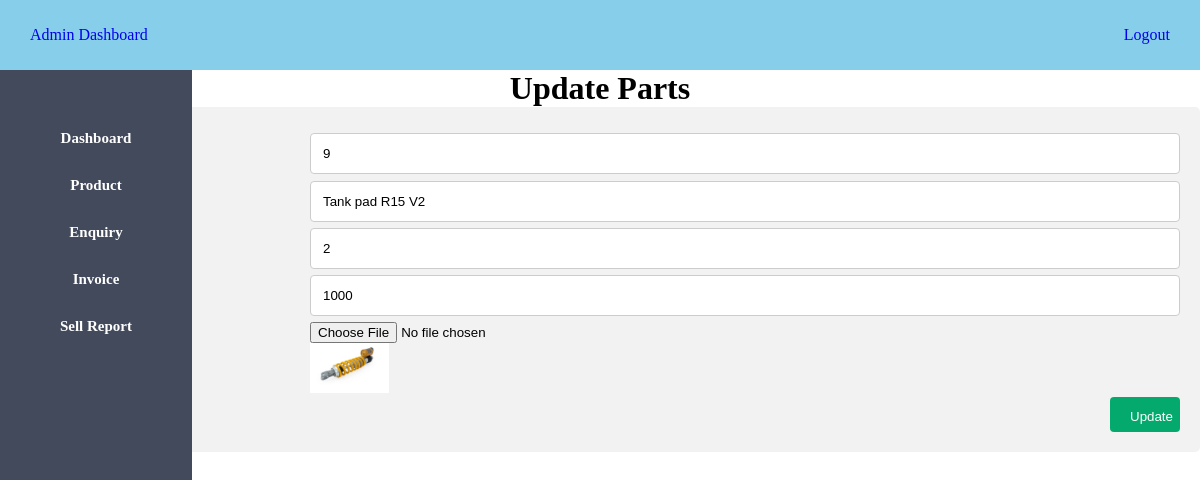
/auth/updateproduct.php?id=9, run on the app's committed database.
### tables this page shows
CREATE TABLE `product` (
  `id` int(11) NOT NULL,
  `p_name` varchar(100) NOT NULL,
  `qty` int(100) NOT NULL,
  `product_price` int(11) NOT NULL,
  `Pimage` varchar(200) NOT NULL,
  `added_on` date NOT NULL
);

### auth/updateproduct.php (the view, shortened to what this page needs)
<?php
require "../connection/connection.php";
$pid = $_GET['id'];
$query = "SELECT * FROM product WHERE id = '$pid'";
$result=mysqli_query($con,$query);
$row=mysqli_fetch_assoc($result);
?>
<!DOCTYPE html>
<html lang="en">
<head>
    <link rel="stylesheet" type="text/css" href="../admin/admin.css">
</head>
<body>
    <header class="header">
        <a href="../admin/admindashboard.php"> Admin Dashboard </a>
        <div class="logout">
            <a href="../admin/adminlogin.php" onclick = 'return Logout()'>Logout</a>
        </div>
    </header>
    <aside>
        <ul>
            <li>
                <a href="../admin/admindashboard.php">Dashboard</a>
            </li>
            <li>
                <a href="../admin/adminproduct.php">Product</a>
            </li>
            <li>
                <a href="../admin/adminenquiry.php">Enquiry</a>
            </li>
            <li>
                <a href="../admin/invoice.php">Invoice</a>
            </li>
            <li>
                <a href="../admin/adminreport.php">Sell Report</a>
            </li>
        </ul>
    </aside>
    <div class="content1">
    <h1> Update Parts </h1>
    </div>
    <div class="container">
  <form action="../auth/updateproduct1.php" method="POST" enctype="multipart/form-data">
    <div class="row">
      <div class="col-25">
        <label for="id">ID</label>
      </div>
      <div class="col-75">
        <input type="text" value="<?php echo $row['id']?>" name="id" placeholder="Enter ID">
      </div>
    </div>
    <div class="row">
      <div class="col-75">
        <input type="text" value="<?php echo $row['p_name']?>" name="p_name" placeholder="Enter Parts Name">
      </div>
    </div>
    <div class="row">
      <div class="col-75">
        <input type="text" value="<?php echo $row['qty']?>" name="qty" placeholder="Enter Parts Quantity">
      </div>
    </div>
    <div class="row">
      <div class="col-75">
        <input type="text" value="<?php echo $row['product_price']?>" name="product_price" placeholder="Enter Price">
      </div>
    </div>
    <div class="row">
      <div class="col-75">
        <input type="file" name="Pimage" class="form-control"><br>
        <img src="<?php echo $row['Pimage']?>" alt="" style="height: 50px;">
      </div>
    </div>
    <div class="row">
      <button type="submit" value="Update" name="update">Update</button>
    </div>
  </form>
</div>
</body>
</html>

### admin/admin.css (style rules this page uses)
* { margin: 0px; padding: 0px; }
.header { background-color: skyblue; line-height: 70px; padding-left: 30px; }
a,a:hover { text-decoration: none; }
.logout { float: right; padding-right: 30px; }
ul { background-color: #424a5b; width: 16%; height: 100%; position: fixed; padding-top: 5%; text-align: center; }
ul li { list-style: none; padding-bottom: 30px; font-size: 15px; }
ul li a { color: white; font-weight: bold; }
.content1 { text-align: center; }
input[type=text], select, textarea { width: 100%; padding: 12px; border: 1px solid #ccc; border-radius: 4px; box-sizing: border-box; resize: vertical; }
label { padding: 12px 12px 12px 0; display: inline-block; }
button[type=submit] { background-color: #04AA6D; width: 70px; height: 35px; color: white; padding: 12px 20px; border: none; border-radius: 4px; cursor: pointer; float: right; }
.container { border-radius: 5px; background-color: #f2f2f2; padding: 20px; }
.col-25 { float: left; width: 25%; margin-top: 6px; }
.col-75 { float: left; width: 75%; margin-top: 6px; }
.row:after { content: ""; display: table; clear: both; }

### data on the page
product: id "9", p_name "Tank pad R15 V2", qty "2", product_price "1000", Pimage (picture)
